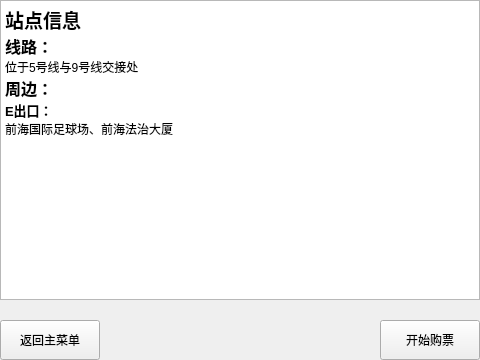
<?xml version="1.0" encoding="UTF-8"?>
<ui version="4.0">
 <class>qianWan</class>
 <widget class="QWidget" name="qianWan">
  <property name="geometry">
   <rect>
    <x>0</x>
    <y>0</y>
    <width>480</width>
    <height>360</height>
   </rect>
  </property>
  <property name="windowTitle">
   <string>Form</string>
  </property>
  <widget class="QPushButton" name="backMainBtb">
   <property name="geometry">
    <rect>
     <x>0</x>
     <y>320</y>
     <width>100</width>
     <height>40</height>
    </rect>
   </property>
   <property name="text">
    <string>返回主菜单</string>
   </property>
  </widget>
  <widget class="QPushButton" name="startBtn">
   <property name="geometry">
    <rect>
     <x>380</x>
     <y>320</y>
     <width>100</width>
     <height>40</height>
    </rect>
   </property>
   <property name="text">
    <string>开始购票</string>
   </property>
  </widget>
  <widget class="QTextBrowser" name="textBrowser">
   <property name="geometry">
    <rect>
     <x>0</x>
     <y>0</y>
     <width>480</width>
     <height>300</height>
    </rect>
   </property>
   <property name="html">
    <string>&lt;!DOCTYPE HTML PUBLIC &quot;-//W3C//DTD HTML 4.0//EN&quot; &quot;http://www.w3.org/TR/REC-html40/strict.dtd&quot;&gt;
&lt;html&gt;&lt;head&gt;&lt;meta name=&quot;qrichtext&quot; content=&quot;1&quot; /&gt;&lt;style type=&quot;text/css&quot;&gt;
p, li { white-space: pre-wrap; }
&lt;/style&gt;&lt;/head&gt;&lt;body style=&quot; font-family:'SimSun'; font-size:9pt; font-weight:400; font-style:normal;&quot;&gt;
&lt;p style=&quot; margin-top:0px; margin-bottom:0px; margin-left:0px; margin-right:0px; -qt-block-indent:0; text-indent:0px;&quot;&gt;&lt;span style=&quot; font-size:14pt; font-weight:600;&quot;&gt;站点信息&lt;/span&gt;&lt;/p&gt;
&lt;p style=&quot; margin-top:0px; margin-bottom:0px; margin-left:0px; margin-right:0px; -qt-block-indent:0; text-indent:0px;&quot;&gt;&lt;span style=&quot; font-size:12pt; font-weight:600;&quot;&gt;线路：&lt;/span&gt;&lt;/p&gt;
&lt;p style=&quot; margin-top:0px; margin-bottom:0px; margin-left:0px; margin-right:0px; -qt-block-indent:0; text-indent:0px;&quot;&gt;位于5号线与9号线交接处&lt;/p&gt;
&lt;p style=&quot; margin-top:0px; margin-bottom:0px; margin-left:0px; margin-right:0px; -qt-block-indent:0; text-indent:0px;&quot;&gt;&lt;span style=&quot; font-size:12pt; font-weight:600;&quot;&gt;周边：&lt;/span&gt;&lt;/p&gt;
&lt;p style=&quot; margin-top:0px; margin-bottom:0px; margin-left:0px; margin-right:0px; -qt-block-indent:0; text-indent:0px;&quot;&gt;&lt;span style=&quot; font-size:10pt; font-weight:600;&quot;&gt;E出口：&lt;/span&gt;&lt;/p&gt;
&lt;p style=&quot; margin-top:0px; margin-bottom:0px; margin-left:0px; margin-right:0px; -qt-block-indent:0; text-indent:0px;&quot;&gt;前海国际足球场、前海法治大厦&lt;/p&gt;
&lt;p style=&quot;-qt-paragraph-type:empty; margin-top:0px; margin-bottom:0px; margin-left:0px; margin-right:0px; -qt-block-indent:0; text-indent:0px; font-size:12pt; font-weight:600;&quot;&gt;&lt;br /&gt;&lt;/p&gt;&lt;/body&gt;&lt;/html&gt;</string>
   </property>
  </widget>
 </widget>
 <resources/>
 <connections/>
</ui>
